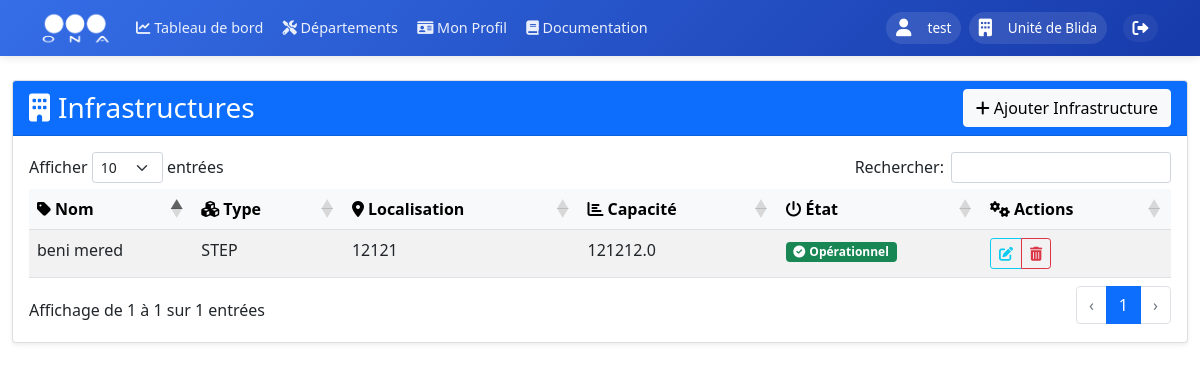
The app's page /departements/infrastructures (signed in) with its own data.
### models.py (models this page shows, shortened)
class User(UserMixin, db.Model):
    __tablename__ = 'users'
    id = db.Column(db.Integer, primary_key=True)
    username = db.Column(db.String(80), unique=True, nullable=False, index=True)
    nickname = db.Column(db.String(80), index=True)
    email = db.Column(db.String(120), unique=True, nullable=True, index=True)
    password_hash = db.Column(db.String(128))
    role = db.Column(db.String(20), nullable=False, default=UserRole.UTILISATEUR, index=True)
    is_active = db.Column(db.Boolean, default=True, index=True)
    last_login = db.Column(db.DateTime, index=True)
    unit_id = db.Column(db.Integer, db.ForeignKey('units.id', ondelete='SET NULL'), nullable=True, index=True)
    zone_id = db.Column(db.Integer, db.ForeignKey('zones.id', ondelete='SET NULL'), nullable=True, index=True)
    created_at = db.Column(db.DateTime, default=datetime.utcnow, index=True)
    updated_at = db.Column(db.DateTime, default=datetime.utcnow, onupdate=datetime.utcnow, index=True)
    profile = db.relationship('UserProfile', backref='user', uselist=False, lazy=True, cascade='all, delete-orphan')
    incidents = db.relationship('Incident', backref='author', lazy=True)

class Unit(db.Model):
    __tablename__ = 'units'
    id = db.Column(db.Integer, primary_key=True)
    name = db.Column(db.String(100), nullable=False, index=True)
    code = db.Column(db.String(10), unique=True, nullable=False, index=True)
    email = db.Column(db.String(120), unique=True, nullable=True)
    phone = db.Column(db.String(20), nullable=True)
    description = db.Column(db.Text)
    address = db.Column(db.String(200))
    zone_id = db.Column(db.Integer, db.ForeignKey('zones.id', ondelete='CASCADE'), nullable=False, index=True)
    director_id = db.Column(db.Integer, db.ForeignKey('users.id'), nullable=True)
    centers = db.relationship('Center', backref='unit', lazy='joined', cascade='all, delete-orphan')
    users = db.relationship('User', backref='assigned_unit', lazy=True, foreign_keys='User.unit_id')
    director = db.relationship('User', foreign_keys=[director_id], backref='directed_unit', lazy=True)
    incidents = db.relationship('Incident', backref='unit', lazy=True)
    created_at = db.Column(db.DateTime, default=datetime.utcnow, index=True)
    updated_at = db.Column(db.DateTime, default=datetime.utcnow, onupdate=datetime.utcnow, index=True)

class Infrastructure(db.Model):
    __tablename__ = 'infrastructures'
    id = db.Column(db.Integer, primary_key=True)
    nom = db.Column(db.String(200), nullable=False, index=True)
    type = db.Column(db.String(100), nullable=False, index=True)
    localisation = db.Column(db.String(200), nullable=False)
    capacite = db.Column(db.Float, nullable=False)
    etat = db.Column(db.String(50), nullable=False, default='Opérationnel', index=True)
    created_at = db.Column(db.DateTime, default=datetime.utcnow, index=True)
    updated_at = db.Column(db.DateTime, default=datetime.utcnow, onupdate=datetime.utcnow, index=True)

### routes/infrastructures.py (the view)
@infrastructures.route('/infrastructures', methods=['GET'])
@login_required
def list_infrastructures():
    try:
        infrastructures = Infrastructure.query.all()
        return render_template('departement/exploitation/infrastructures/infrastructures.html',
                               infrastructures=infrastructures)
    except SQLAlchemyError as e:
        db.session.rollback()
        logger.error(f"Error listing infrastructures: {str(e)}")
        return jsonify({'error': str(e)}), 500

### app.py (called while the page is built)
@login_manager.user_loader
def load_user(user_id):
    return db.session.get(User, int(user_id))

### templates/departement/exploitation/infrastructures/infrastructures.html (shortened to what this page needs)
{% extends "departement/exploitation.html" %}
{% block content %}
<div class="container-fluid mt-4">
    <div class="card shadow-sm">
        <div class="card-header bg-primary text-white d-flex justify-content-between align-items-center">
            <h3 class="card-title mb-0 d-flex align-items-center">
                <i class="fas fa-building me-2"></i>Infrastructures
            </h3>
            <button type="button" class="btn btn-light" data-bs-toggle="modal" data-bs-target="#infrastructureModal">
                <i class="fas fa-plus me-1"></i>Ajouter Infrastructure
            </button>
        </div>
        <div class="card-body">
            <table id="infrastructuresTable" class="table table-hover table-striped">
                <thead class="table-light">
                    <tr>
                        <th><i class="fas fa-tag me-1"></i>Nom</th>
                        <th><i class="fas fa-cubes me-1"></i>Type</th>
                        <th><i class="fas fa-map-marker-alt me-1"></i>Localisation</th>
                        <th><i class="fas fa-chart-bar me-1"></i>Capacité</th>
                        <th><i class="fas fa-power-off me-1"></i>État</th>
                        <th><i class="fas fa-cogs me-1"></i>Actions</th>
                    </tr>
                </thead>
                <tbody>
                    {% for infrastructure in infrastructures %}
                    <tr class="infrastructure-row" data-id="{{ infrastructure.id }}" style="cursor: pointer;">
                        <td>{{ infrastructure.nom }}</td>
                        <td>{{ infrastructure.type }}</td>
                        <td>{{ infrastructure.localisation }}</td>
                        <td>{{ infrastructure.capacite }}</td>
                        <td>
                            {% if infrastructure.etat == 'OPERATIONNEL' %}
                            <span class="badge bg-success"><i class="fas fa-check-circle me-1"></i>Opérationnel</span>
                            {% elif infrastructure.etat == 'MAINTENANCE' %}
                            <span class="badge bg-warning"><i class="fas fa-wrench me-1"></i>En maintenance</span>
                            {% elif infrastructure.etat == 'PANNE' %}
                            <span class="badge bg-danger"><i class="fas fa-exclamation-triangle me-1"></i>En panne</span>
                            {% else %}
                            <span class="badge bg-secondary">{{ infrastructure.etat }}</span>
                            {% endif %}
                        </td>
                        <td>
                            <div class="btn-group" role="group">
                                <button class="btn btn-sm btn-outline-info" title="Éditer">
                                    <i class="fas fa-edit"></i>
                                </button>
                                <button class="btn btn-sm btn-outline-danger delete-infrastructure" data-id="{{ infrastructure.id }}" title="Supprimer" data-bs-toggle="modal" data-bs-target="#deleteModal">
                                    <i class="fas fa-trash-alt"></i>
                                </button>
                            </div>
                        </td>
                    </tr>
                    {% endfor %}
                </tbody>
            </table>
        </div>
    </div>
</div>
{% endblock %}

### templates/base/base.html (shortened to what this page needs)
<!DOCTYPE html>
<html lang="fr" dir="ltr">
<head>
    <link href="https://cdn.jsdelivr.net/npm/bootstrap@5.1.3/dist/css/bootstrap.min.css" rel="stylesheet">
    <link href="https://cdnjs.cloudflare.com/ajax/libs/font-awesome/6.0.0/css/all.min.css" rel="stylesheet">
    <link rel="stylesheet" href="https://unpkg.com/leaflet@1.9.4/dist/leaflet.css" />
    <link rel="stylesheet" href="https://cdn.datatables.net/1.11.5/css/dataTables.bootstrap5.min.css">
</head>
<body>
    <nav class="navbar navbar-expand-lg sticky-top">
        <div class="container">
            <a class="navbar-brand" href="{{ url_for('main_dashboard.dashboard') }}">
                <img src="{{ url_for('static', filename='images/ona_logo.png') }}" alt="ONA">
            </a>
            <div class="collapse navbar-collapse" id="navbarNav">
                <ul class="navbar-nav me-auto mb-2 mb-lg-0">
                    <li class="nav-item">
                        <a class="nav-link" href="{{ url_for('main_dashboard.dashboard') }}">
                            <i class="fas fa-chart-line"></i>
                            <span>Tableau de bord</span>
                        </a>
                    </li>
                    <li class="nav-item">
                        <a class="nav-link" href="{{ url_for('departements') }}">
                            <i class="fas fa-tools"></i>
                            <span>Départements</span>
                        </a>
                    </li>
                    {% if current_user.is_authenticated %}
                    <li class="nav-item">
                        <a class="nav-link" href="{{ url_for('profiles.view_profile') }}">
                            <i class="fas fa-id-card"></i>
                            <span>Mon Profil</span>
                        </a>
                    </li>
                    {% endif %}
                    <li class="nav-item">
                        <a class="nav-link {% if active_page == 'documentation' %}active{% endif %}" href="{{ url_for('documentation.view_documentation') }}">
                            <i class="fas fa-book"></i> Documentation
                        </a>
                    </li>
                </ul>
                <div class="user-section">
                    <div class="d-flex align-items-center">
                        {% if current_user.is_authenticated %}
                            <div class="user-info">
                                <i class="fas fa-user me-2"></i>
                                <span>
                                    {% if current_user.nickname %}
                                        {{ current_user.nickname }}
                                    {% else %}
                                        {{ current_user.username }}
                                    {% endif %}
                                </span>
                            </div>
                            {% if current_user.assigned_unit %}
                            <div class="user-info">
                                <i class="fas fa-building me-2"></i>
                                <span>{{ current_user.assigned_unit.name }}</span>
                            </div>
                            {% endif %}
                            <a href="{{ url_for('auth.logout') }}" class="logout-btn text-white text-decoration-none ms-2" title="Déconnexion">
                                <i class="fas fa-sign-out-alt"></i>
                            </a>
                        {% else %}
                            <a href="{{ url_for('auth.login') }}" class="btn btn-light">Connexion</a>
                        {% endif %}
                    </div>
                </div>
            </div>
        </div>
    </nav>
    {% block content %}{% endblock %}
</body>
</html>

### templates/base/base.html (style rules this page uses)
:root { --ona-primary: #356ee7; --ona-secondary: #173aaa; --ona-accent: #95C11F; --ona-dark: #2b2d42; --ona-light: #f8f9fa; --transition: all 0.3s ease-in-out; }
.navbar { background: linear-gradient(135deg, var(--ona-primary) 0%, var(--ona-secondary) 100%); box-shadow: 0 2px 8px rgba(0, 0, 0, 0.1); padding: 0.75rem 0; position: sticky; top: 0; z-index: 1000; height: 56px; }
.navbar-brand { display: flex; align-items: center; padding: 0; margin-right: 2rem; }
.navbar-brand img { height: 40px; width: auto; transition: var(--transition); filter: brightness(0) invert(1); }
.nav-link { color: rgba(255, 255, 255, 0.9) !important; padding: 0.5rem 1rem !important; border-radius: 50px; transition: var(--transition); font-weight: 500; }
.user-info { color: white; display: flex; align-items: center; gap: 0.5rem; padding: 0.5rem 1rem; border-radius: 50px; background: rgba(255, 255, 255, 0.1); margin-right: 1rem; }
.user-info i { font-size: 1.1rem; }
.logout-btn { color: rgba(255, 255, 255, 0.9); padding: 0.5rem 1rem; border-radius: 50px; text-decoration: none; transition: var(--transition); display: flex; align-items: center; gap: 0.5rem; background: rgba(255, 255, 255, 0.05); }
@media (max-width: 1366px) { .navbar { padding: 0.5rem 0; } }
@media (max-width: 1366px) { .navbar-brand img { height: 35px; } }
@media (max-width: 1366px) { .nav-link { padding: 0.4rem 0.8rem !important; font-size: 0.95rem; } }
@media (max-width: 1366px) { .user-info { padding: 0.4rem 0.8rem; font-size: 0.9rem; } }
@media (max-width: 1366px) { .logout-btn { padding: 0.4rem 0.8rem; } }
@media (max-width: 1200px) { .navbar-brand { margin-right: 1rem; } }
@media (max-width: 1200px) { .nav-link { padding: 0.35rem 0.6rem !important; font-size: 0.9rem; } }
@media (max-width: 1200px) { .user-info { padding: 0.35rem 0.6rem; font-size: 0.85rem; margin-right: 0.5rem; } }
@media (max-width: 1200px) { .logout-btn { padding: 0.35rem 0.6rem; } }
.container-fluid { padding-top: 0; margin-top: 0; }

### records on screen
User: nickname "test"
Unit: assigned_unit.name "Unité de Blida"
Infrastructure: nom "beni mered", type "STEP", localisation "12121", capacite "121212.0", etat "OPERATIONNEL" (drawn)
